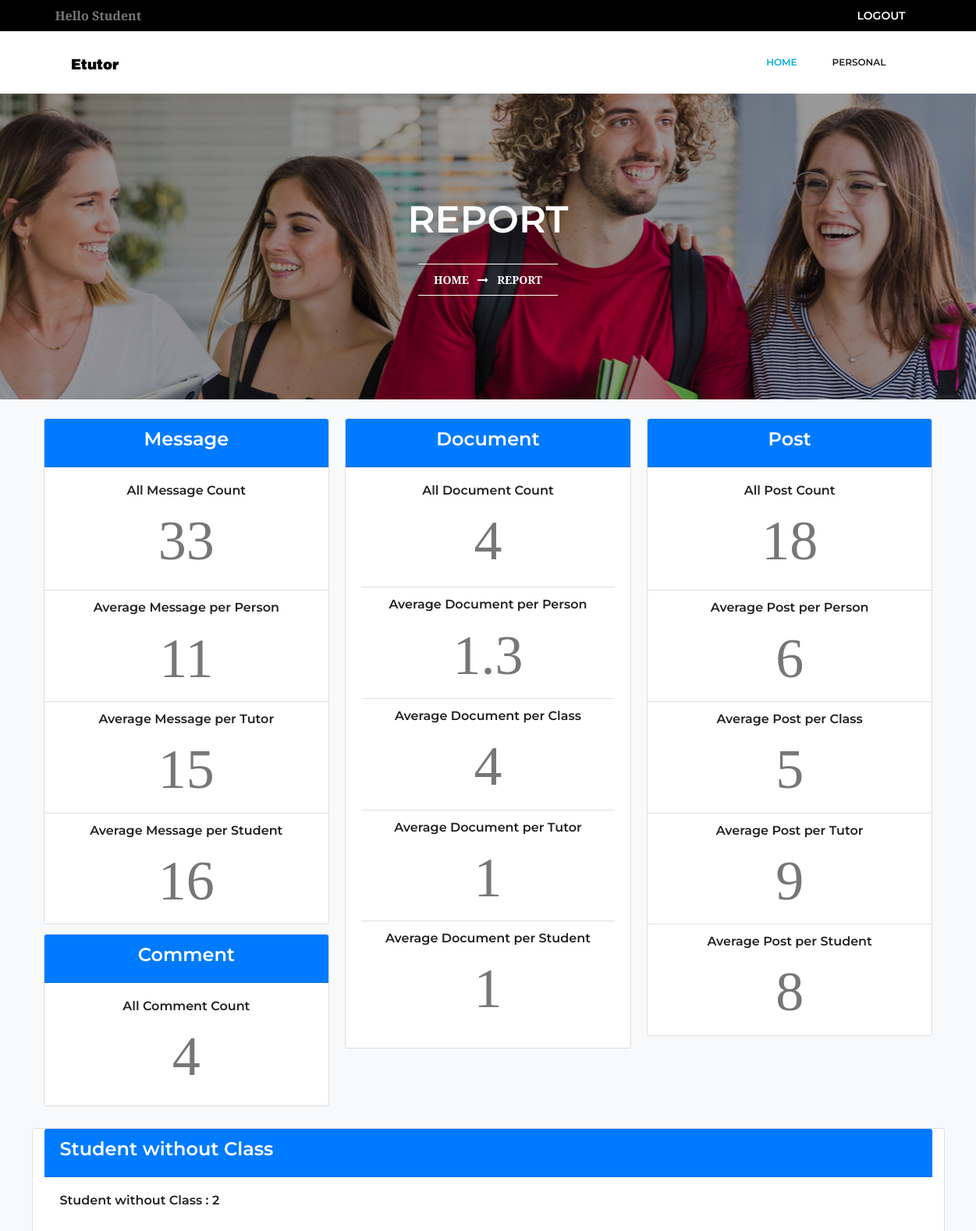
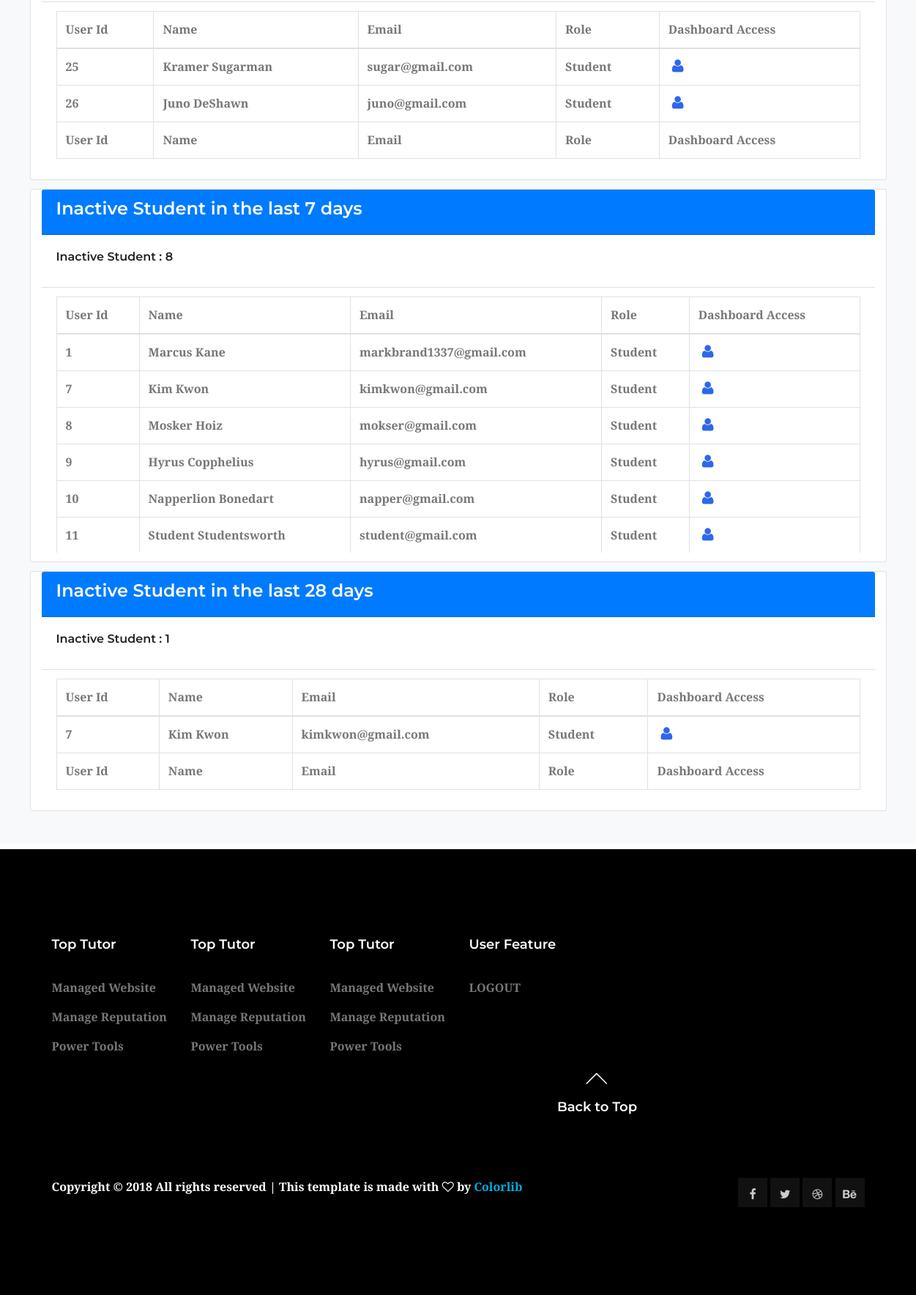
Screenshot of /report.php (signed in) with the database file from the repository (2 pictures, top to bottom).
### tables this page shows
CREATE TABLE `tbluser` (
  `user_id` int(11) NOT NULL,
  `first_name` varchar(45) NOT NULL,
  `last_name` varchar(45) NOT NULL,
  `email` varchar(45) NOT NULL,
  `password` varchar(45) NOT NULL,
  `role` int(11) NOT NULL
);

### view/v_report.php (the view, shortened to what the rows shown need)
<?php
$creport = new c_Report();
$data = $creport->getInactiveStudent();
$inactive_7 = $data['StudentList'];
$data = $creport->getInactiveStudent2();
$inactive_28 = $data['StudentList'];
$data = $creport->getAvailableStudent();
$studentlist = $data['StudentList'];
?>
<section class="banner_area">
	<div class="banner_inner d-flex align-items-center">
		<div class="container">
			<div class="row justify-content-center">
				<div class="col-lg-6">
					<div class="banner_content text-center">
						<h2 class="text-uppercase">Report</h2>
					</div>
				</div>
			</div>
		</div>
	</div>
</section>
<div class="container">
	<div class="row my-2 py-3 justify-content-around">
		<div class="row my-3 card-columns">
			<div class="card text-left col-12 ">
				<ul class="list-group list-group-flush">
					<li class="list-group-item">
						<div class="" style="overflow-y: scroll; max-height: 350px; ">
							<table id="" class="table table-bordered table-hover">
								<thead>
									<tr>
										<th>User Id</th>
										<th>Name</th>
										<th>Email</th>
										<th>Role</th>
										<th>Dashboard Access</th>
									</tr>
								</thead>
								<tbody>
									<?php
									foreach ($studentlist as $user) {
									?>
										<tr>
											<td><?= $user->user_id ?></td>
											<td><?= $user->first_name ?> <?= $user->last_name ?></td>
											<td> <?= $user->email ?></td>
											<?php if ($user->role == 1) {
												echo '<td> Student</td>';
											} else if ($user->role == 2) {
												echo '<td> Tutor</td>';
											} else if ($user->role == 0) {
												echo '<td> Staff</td>';
											} else {
												echo '<td> Undecided</td>';
											} ?>
											<td>
												<a href="dashboard.php?id=<?= $user->user_id ?>"><i class="fa fa-fw fa-user" style="color:#2D67EA; font-size:20px;" title="Access this user dashboard."></i></a>
											</td>
										</tr>
									<?php
									}
									?>
								</tbody>
								<tfoot>
									<tr>
										<th>User Id</th>
										<th>Name</th>
										<th>Email</th>
										<th>Role</th>
										<th>Dashboard Access</th>
									</tr>
								</tfoot>
							</table>
						</div>
					</li>
				</ul>
			</div>
			<div class="card text-left col-12 ">
				<ul class="list-group list-group-flush">
					<li class="list-group-item">
						<div class="" style="overflow-y: scroll; max-height: 350px; ">
							<table id="" class="table table-bordered table-hover">
								<thead>
									<tr>
										<th>User Id</th>
										<th>Name</th>
										<th>Email</th>
										<th>Role</th>
										<th>Dashboard Access</th>
									</tr>
								</thead>
								<tbody>
									<?php
									foreach ($inactive_7 as $user) {
									?>
										<tr>
											<td><?= $user->user_id ?></td>
											<td><?= $user->first_name ?> <?= $user->last_name ?></td>
											<td> <?= $user->email ?></td>
											<?php if ($user->role == 1) {
												echo '<td> Student</td>';
											} else if ($user->role == 2) {
												echo '<td> Tutor</td>';
											} else if ($user->role == 0) {
												echo '<td> Staff</td>';
											} else {
												echo '<td> Undecided</td>';
											} ?>
											<td>
												<a href="dashboard.php?id=<?= $user->user_id ?>"><i class="fa fa-fw fa-user" style="color:#2D67EA; font-size:20px;" title="Access this user dashboard."></i></a>
											</td>
										</tr>
									<?php
									}
									?>
								</tbody>
							</table>
						</div>
					</li>
				</ul>
			</div>
			<div class="card text-left col-12 ">
				<ul class="list-group list-group-flush">
					<li class="list-group-item">
						<div class="" style="overflow-y: scroll; max-height: 350px; ">
							<table id="" class="table table-bordered table-hover">
								<thead>
									<tr>
										<th>User Id</th>
										<th>Name</th>
										<th>Email</th>
										<th>Role</th>
										<th>Dashboard Access</th>
									</tr>
								</thead>
								<tbody>
									<?php
									foreach ($inactive_28 as $user) {
									?>
										<tr>
											<td><?= $user->user_id ?></td>
											<td><?= $user->first_name ?> <?= $user->last_name ?></td>
											<td> <?= $user->email ?></td>
											<?php if ($user->role == 1) {
												echo '<td> Student</td>';
											} else if ($user->role == 2) {
												echo '<td> Tutor</td>';
											} else if ($user->role == 0) {
												echo '<td> Staff</td>';
											} else {
												echo '<td> Undecided</td>';
											} ?>
											<td>
												<a href="dashboard.php?id=<?= $user->user_id ?>"><i class="fa fa-fw fa-user" style="color:#2D67EA; font-size:20px;" title="Access this user dashboard."></i></a>
											</td>
										</tr>
									<?php
									}
									?>
								</tbody>
								<tfoot>
									<tr>
										<th>User Id</th>
										<th>Name</th>
										<th>Email</th>
										<th>Role</th>
										<th>Dashboard Access</th>
									</tr>
								</tfoot>
							</table>
						</div>
					</li>
				</ul>
			</div>
		</div>
	</div>
</div>

### rows the page displays
tbluser: user_id "25", first_name "Kramer", last_name "Sugarman", email "sugar@gmail.com", role "Student"
tbluser: user_id "26", first_name "Juno", last_name "DeShawn", email "juno@gmail.com", role "Student"

### other values shown
$_SESSION['user_name'] "Student"
$all_message_count "33"
$average_sent_count "11"
$average_tutor_sent_count "15"
$average_student_sent_count "16"
$all_comment_count "4"
$all_document_count "4"
$average_document_count "1.3"
$average_class_document_count "4"
$average_tutor_document_count "1"
$average_student_document_count "1"
$all_post_count "18"
$average_post_count "6"
$average_class_post_count "5"
$average_tutor_post_count "9"
